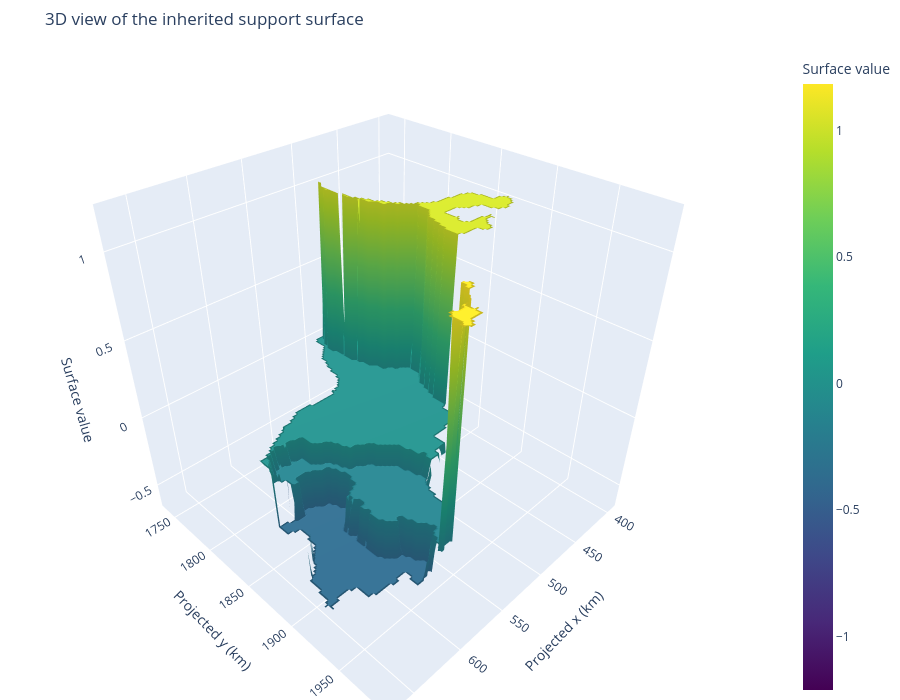

The notebook cell this image was saved under:
### Code cell
plot_surface_3d(
    surface_xx,
    surface_yy,
    surface_matrix,
    "3D view of the inherited support surface",
)

### Figure 1 — Plotly figure (JSON) as saved in the notebook; plotly's stock layout.template omitted (floating-point values rounded to 4 significant figures; data arrays with more than 128 entries replaced by an {"elided": "..."} marker saying what was removed)
{"data": [{"colorbar": {"title": {"text": "Surface value"}}, "colorscale": [[0.0, "#440154"], [0.1111, "#482878"], [0.2222, "#3e4989"], [0.3333, "#31688e"], [0.4444, "#26828e"], [0.5556, "#1f9e89"], [0.6667, "#35b779"], [0.7778, "#6ece58"], [0.8889, "#b5de2b"], [1.0, "#fde725"]], "hovertemplate": "x: %{x:.1f} km<br>y: %{y:.1f} km<br>value: %{z:.3f}<extra></extra>", "type": "surface", "x": {"elided": "110x110 float values"}, "y": {"elided": "110x110 float values"}, "z": {"elided": "110x110 float values"}}], "layout": {"height": 700, "margin": {"b": 0, "l": 0, "r": 0, "t": 50}, "scene": {"aspectmode": "auto", "xaxis": {"title": {"text": "Projected x (km)"}}, "yaxis": {"title": {"text": "Projected y (km)"}}, "zaxis": {"title": {"text": "Surface value"}}}, "title": {"text": "3D view of the inherited support surface"}, "width": 900}}
